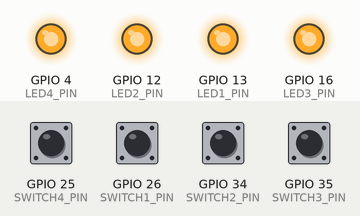
Bench run of a program on a simulated ESP32. Shown: output pins drawn as LEDs (lit = HIGH). The inputs (shaded band) are chosen by the test bench; at power-on: GPIO 25 (SWITCH4_PIN), GPIO 26 (SWITCH1_PIN), GPIO 34 (SWITCH2_PIN), GPIO 35 (SWITCH3_PIN) HIGH. I2S audio is not simulated (input reads silence); storage starts empty; what the program prints to the serial monitor is not drawn.

Above: at 1.2 s.
1.3 s: GPIO 25 (SWITCH4_PIN) pulled LOW for 0.15 s
At 1.37 s:
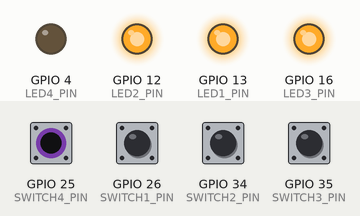
2.9 s: GPIO 26 (SWITCH1_PIN) pulled LOW for 0.15 s
At 4.1 s:
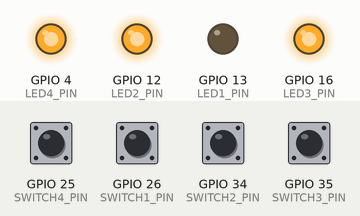
Timing chart, 0 to 14.4 s (numbered marks = the images above; inputs shaded):
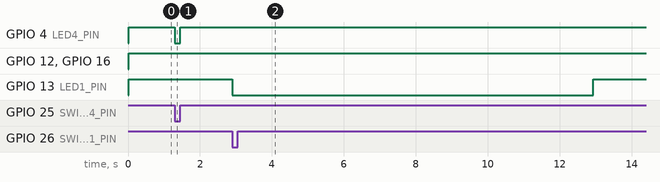

The program:

main.cpp
```cpp
#include <Arduino.h>
#include "driver/i2s.h"
#include "SD.h"
#include "FS.h"

#define I2S_WS 15  // Microphone I2S WS (LRCLK)
#define I2S_SCK 14  // Microphone I2S SCK (BCLK)
#define I2S_SD 32  // Microphone I2S Data

#define SWITCH1_PIN 26
#define SWITCH2_PIN 34
#define SWITCH3_PIN 35
#define SWITCH4_PIN 25
#define LED1_PIN 13
#define LED2_PIN 12
#define LED3_PIN 16
#define LED4_PIN 4

#define I2S_SPEAKER_WS 21  // Speaker I2S WS (LRCLK)
#define I2S_SPEAKER_SCK 22  // Speaker I2S SCK (BCLK)
#define I2S_SPEAKER_SD 17  // Speaker I2S Data
#define GAIN 2

#define I2S_PORT I2S_NUM_0
#define I2S_SPEAKER_PORT I2S_NUM_1

#define SAMPLE_RATE 32000
#define BUFFER_SIZE 1024

#define SD_CS 5
#define MAX_FILES 20

int currentIndex = 0;
int currentReadIndex = 0;

static bool switch1_pastState = false;
static bool switch2_pastState = false;
static bool switch3_pastState = false;
static bool switch4_pastState = false;

bool switch1_currentState;
bool switch2_currentState;
bool switch3_currentState;
bool switch4_currentState;

static bool Gravar = false;
static bool Reproducir = false;
static bool Amplificar = false;
static bool Traducir = false;

class MiDio {
public:
  MiDio() {}

  void begin() {
    Serial.begin(115200);
    setupMic();
    setupSpeaker();
    setupSD();
    setupPMode();
  }

  void PinCheck(){
    switch1_currentState = digitalRead(SWITCH1_PIN);
    switch2_currentState = digitalRead(SWITCH2_PIN);
    switch3_currentState = digitalRead(SWITCH3_PIN);
    switch4_currentState = digitalRead(SWITCH4_PIN);

    digitalWrite(LED1_PIN,switch1_currentState);
    digitalWrite(LED2_PIN,switch2_currentState);
    digitalWrite(LED3_PIN,switch3_currentState);
    digitalWrite(LED4_PIN,switch4_currentState);
  }

  void Amplify() {
    int16_t buffer[BUFFER_SIZE];
    size_t bytesRead;

    // Read audio data from I2S (microphone)
    i2s_read(I2S_PORT, buffer, BUFFER_SIZE * sizeof(int16_t), &bytesRead, portMAX_DELAY);

    // Verify if any data was read
    if (bytesRead > 0) {
      // Write audio data to I2S (speaker)
      size_t bytesWritten;
      i2s_write(I2S_SPEAKER_PORT, buffer, bytesRead, &bytesWritten, portMAX_DELAY);

      // Optional: Print the first 10 samples to the serial monitor for debugging
      for (int i = 0; i < 10 && i < (bytesRead / sizeof(int16_t)); i++) {
        Serial.println(buffer[i]);
      }
    }

    delay(10); // Small delay to avoid overloading the loop
  }

  void recordAudio() {
    char filename[20];
    snprintf(filename, sizeof(filename), "/audio%d.wav", currentIndex);
    File file = SD.open(filename, FILE_WRITE);

    if (!file) {
      Serial.println("Failed to open file for writing");
      return;
    }

    int16_t buffer[BUFFER_SIZE];
    size_t bytesRead;
    unsigned long startTime = millis();

    while (millis() - startTime < 10000) { // Record for 10 seconds
      i2s_read(I2S_PORT, buffer, BUFFER_SIZE * sizeof(int16_t), &bytesRead, portMAX_DELAY);
      file.write((uint8_t *)buffer, bytesRead);
    }

    file.close();
    Serial.println("Recording complete");

    currentIndex = (currentIndex + 1) % MAX_FILES;
  }

  void clearSD() {
    File root = SD.open("/");
    File file = root.openNextFile();
    while (file) {
      SD.remove(file.name());
      file = root.openNextFile();
    }
    currentIndex = 0;
    currentReadIndex = 0; // Refresh the read index to 0
    Serial.println("SD card cleared");
  }

  void playCurrentFile() {
    char filename[20];
    snprintf(filename, sizeof(filename), "/audio%d.wav", currentReadIndex);
    File file = SD.open(filename);

    if (!file) {
      Serial.println("Failed to open file for reading");
      return;
    }

    int16_t buffer[BUFFER_SIZE];
    while (file.available()) {
      size_t bytesRead = file.read((uint8_t *)buffer, BUFFER_SIZE * sizeof(int16_t));
      i2s_write(I2S_SPEAKER_PORT, buffer, bytesRead, &bytesRead, portMAX_DELAY);
    }

    file.close();
    Serial.println("Playback complete");
  }

  void playNextFile() {
    currentReadIndex = (currentReadIndex + 1) % MAX_FILES;
    playCurrentFile();
  }
  void Translate(){
    Serial.println("translate function");
  }

private:
  void setupMic() {
    i2s_config_t i2s_mic_config = {
      .mode = i2s_mode_t(I2S_MODE_MASTER | I2S_MODE_RX),
      .sample_rate = SAMPLE_RATE,
      .bits_per_sample = I2S_BITS_PER_SAMPLE_16BIT,
      .channel_format = I2S_CHANNEL_FMT_ONLY_LEFT,
      .communication_format = I2S_COMM_FORMAT_I2S,
      .intr_alloc_flags = 0,
      .dma_buf_count = 8,
      .dma_buf_len = 64,
      .use_apll = false,
      .tx_desc_auto_clear = false,
      .fixed_mclk = 0
    };

    i2s_pin_config_t mic_pin_config = {
      .bck_io_num = I2S_SCK,
      .ws_io_num = I2S_WS,
      .data_out_num = I2S_PIN_NO_CHANGE,
      .data_in_num = I2S_SD
    };

    i2s_driver_install(I2S_PORT, &i2s_mic_config, 0, NULL);
    i2s_set_pin(I2S_PORT, &mic_pin_config);
    i2s_set_clk(I2S_PORT, SAMPLE_RATE, I2S_BITS_PER_SAMPLE_16BIT, I2S_CHANNEL_MONO);
  }

  void setupSpeaker() {
    i2s_config_t i2s_speaker_config = {
      .mode = i2s_mode_t(I2S_MODE_MASTER | I2S_MODE_TX),
      .sample_rate = SAMPLE_RATE,
      .bits_per_sample = I2S_BITS_PER_SAMPLE_16BIT,
      .channel_format = I2S_CHANNEL_FMT_ONLY_LEFT,
      .communication_format = I2S_COMM_FORMAT_I2S,
      .intr_alloc_flags = 0,
      .dma_buf_count = 8,
      .dma_buf_len = 64,
      .use_apll = false,
      .tx_desc_auto_clear = false,
      .fixed_mclk = 0
    };

    i2s_pin_config_t speaker_pin_config = {
      .bck_io_num = I2S_SPEAKER_SCK,
      .ws_io_num = I2S_SPEAKER_WS,
      .data_out_num = I2S_SPEAKER_SD,
      .data_in_num = I2S_PIN_NO_CHANGE
    };

    i2s_driver_install(I2S_SPEAKER_PORT, &i2s_speaker_config, 0, NULL);
    i2s_set_pin(I2S_SPEAKER_PORT, &speaker_pin_config);
    i2s_set_clk(I2S_SPEAKER_PORT, SAMPLE_RATE, I2S_BITS_PER_SAMPLE_16BIT, I2S_CHANNEL_MONO);
  }
  void setupPMode(){
    pinMode(SWITCH1_PIN, INPUT);
    pinMode(SWITCH2_PIN, INPUT);
    pinMode(SWITCH3_PIN, INPUT);
    pinMode(SWITCH4_PIN, INPUT);

    pinMode(LED1_PIN, OUTPUT);
    pinMode(LED2_PIN, OUTPUT);
    pinMode(LED3_PIN, OUTPUT);
    pinMode(LED4_PIN, OUTPUT);
  }
  void setupSD() {
    if (!SD.begin(SD_CS)) {
      Serial.println("Card Mount Failed");
      return;
    }
    uint8_t cardType = SD.cardType();
    if (cardType == CARD_NONE) {
      Serial.println("No SD card attached");
      return;
    }

    Serial.print("SD Card Type: ");
    if (cardType == CARD_MMC) {
      Serial.println("MMC");
    } else if (cardType == CARD_SD) {
      Serial.println("SDSC");
    } else if (cardType == CARD_SDHC) {
      Serial.println("SDHC");
    } else {
      Serial.println("UNKNOWN");
    }

    uint64_t cardSize = SD.cardSize() / (1024 * 1024);
    Serial.printf("SD Card Size: %lluMB\n", cardSize);
  }
};

MiDio audio;

void setup() {
  audio.begin();
}

void loop() {
  audio.PinCheck();
  if(switch1_currentState != switch1_pastState && Gravar == 0 && Reproducir == 0 && Traducir == 0){
    if(switch1_currentState){
      Amplificar = 1;
      audio.Amplify();
    }
    else
      Amplificar = 0;
    switch1_pastState = switch1_currentState;
  };

  if(switch2_currentState != switch2_pastState && Amplificar == 0 && Traducir == 0){
    if (Reproducir){
      audio.playNextFile();
    }
    else{
      if(switch2_currentState){
        Gravar = 1;
        audio.recordAudio();
      }
      else
        Gravar = 0;
    }
    switch2_pastState = switch2_currentState;
  }

  if(switch3_currentState != switch3_pastState && Amplificar == 0 && Traducir == 0){
    if (Gravar){
      if(switch3_currentState)
        audio.clearSD();
    }
    else{
      if(switch3_currentState){
        audio.playNextFile();
        Reproducir = 1;
      }
      else{
        Reproducir = 0;
      }
    }
    switch3_pastState = switch3_currentState;
  }

  if(switch4_currentState != switch4_pastState && Amplificar == 0 && Reproducir == 0 && Gravar == 0){
    if(switch4_currentState){
      audio.Translate();
      Traducir = 1;
    }
    else{
      Traducir = 0;
    }
    switch4_pastState = switch4_currentState;
  }
}
```

Measured:
- after the input at 1.3 s, GPIO 4 (LED4_PIN): HIGH → LOW at once, → HIGH 0.15 s later
- after the input at 2.9 s, GPIO 13 (LED1_PIN): HIGH → LOW at once, → HIGH 10.0 s later
